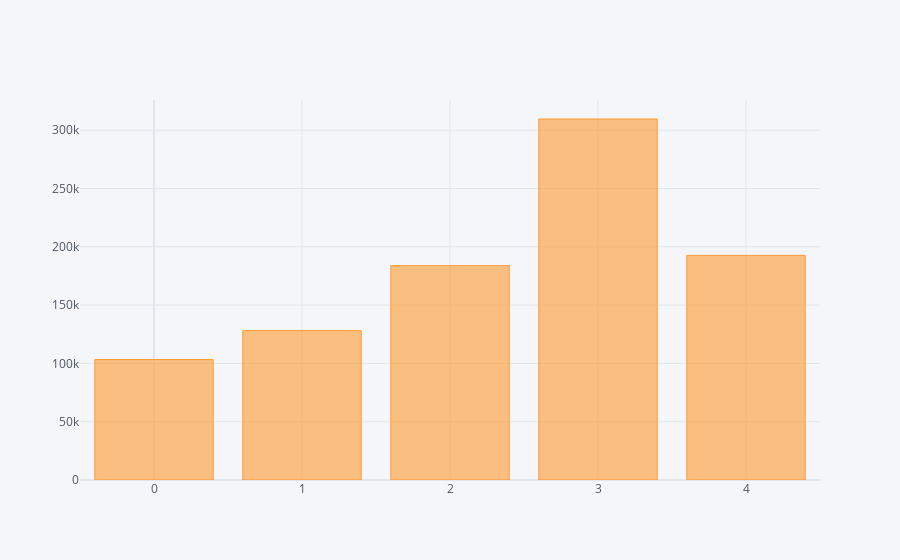

The code cell stored with this chart in its notebook:
### Markdown cell above
**3. Garage**

The more garages are the highest is the price. This is for all number of garages except 4.

### Code cell
garage = df.groupby('GarageCars')['SalePrice'].mean().reset_index()

garage = garage.sort_values(by='GarageCars',ascending=False)

garage.iplot(kind='bar',
          x='GarageCars',
          y='SalePrice')

### Figure 1 — Plotly figure (JSON) as saved in the notebook; plotly's stock layout.template omitted (floating-point values rounded to 4 significant figures)
{"data": [{"marker": {"color": "rgba(255, 153, 51, 0.6)", "line": {"color": "rgba(255, 153, 51, 1.0)", "width": 1}}, "name": "SalePrice", "orientation": "v", "text": "", "type": "bar", "x": [4, 3, 2, 1, 0], "y": [192700.0, 309600.0, 183900.0, 128100.0, 103300.0]}], "layout": {"legend": {"bgcolor": "#F5F6F9", "font": {"color": "#4D5663"}}, "paper_bgcolor": "#F5F6F9", "plot_bgcolor": "#F5F6F9", "title": {"font": {"color": "#4D5663"}}, "xaxis": {"gridcolor": "#E1E5ED", "showgrid": true, "tickfont": {"color": "#4D5663"}, "title": {"font": {"color": "#4D5663"}, "text": ""}, "zerolinecolor": "#E1E5ED"}, "yaxis": {"gridcolor": "#E1E5ED", "showgrid": true, "tickfont": {"color": "#4D5663"}, "title": {"font": {"color": "#4D5663"}, "text": ""}, "zerolinecolor": "#E1E5ED"}}}
